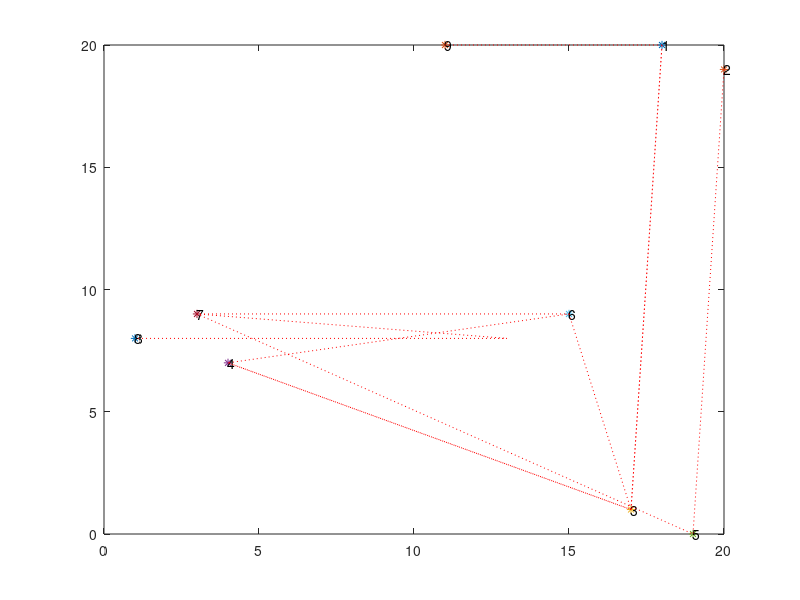

This figure's MATLAB source: (Note: this script raises an error after producing the figure.)






clc;
clear all;
close all;

disp("Nodes connected by red line denote the clusters at every moment"); 
disp("Press any key to see consecutive clusters");

%Create Data set
M=10; %NUMBER OF NODES
A=randi([0 20],M,2);

%%%%%%%%%%%%%%%%%%%%%%%%%%%%%%%%%
%DIST MAT Calc
 dist=zeros(M,M);
 for i=1:M
    x=A(i,1);
    y=A(i,2);
    for j=1:M
       dist(i,j)= sqrt( (A(j,1)-x)^2 + (A(j,2)-y)^2 );
    end
 end
%%%%%%%%%%%%%%%%%%%%%%%%%%%%%%%%%
 for i=1:M-1
plot(A(i,1),A(i,2),'*');
hold on;
text(A(i,1),A(i,2),num2str(i));
 end
 for i=1:M-2 
    temp=tril(dist);
    min_ele=min(temp(temp>0));
    [y,x]=find(temp==min_ele);
    dist(x,:)=min(dist(x,:),dist(y,:));
    dist(y,:)=min(dist(x,:),dist(y,:));
    dist(:,x)=min(dist(:,x),dist(:,y));
    dist(:,y)=0;
    dist(y,:)=0;
    
   
   %text(A(1,:),A(2,:),num2str(1:M));
   hold on;
   line([A(y,1),A(x,1)], [A(y,2),A(x,2)],'color','r','LineStyle', ':');
   pause
   
 end
    